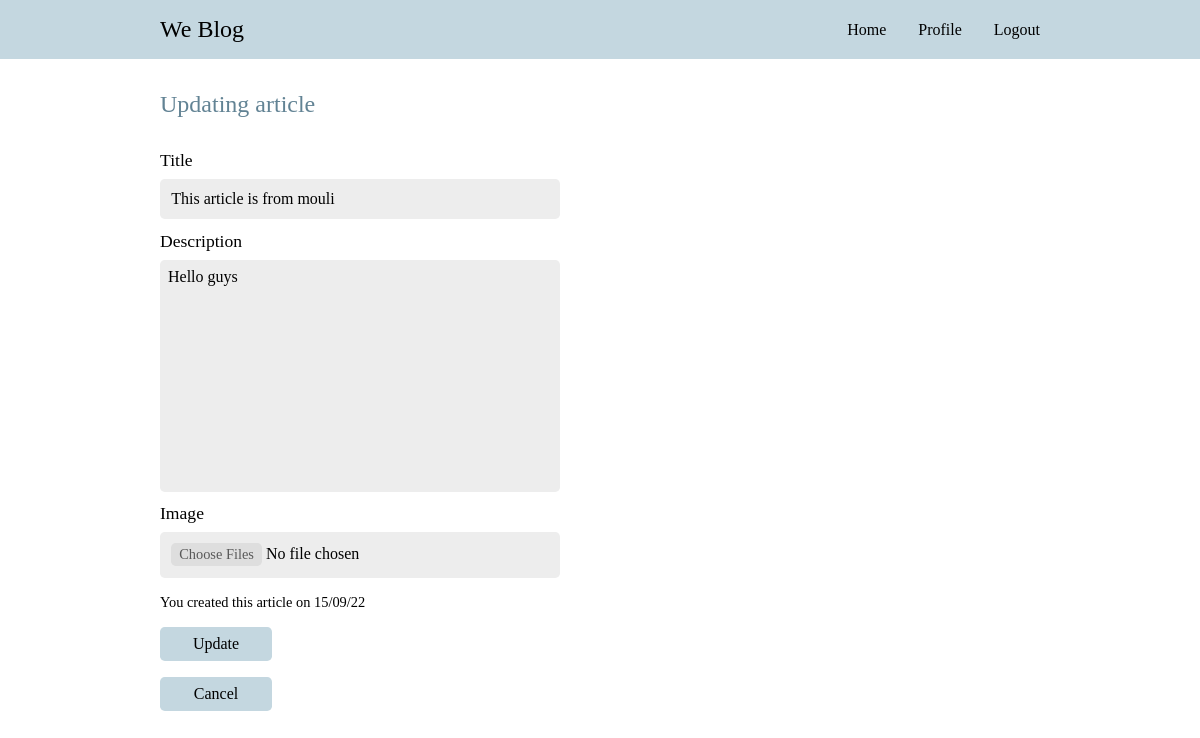
The page /Updatepost/1 on the database its author committed.
### blog/models.py (models this page shows, shortened)
class Article(models.Model):
    user = models.ForeignKey(User, on_delete=models.CASCADE, null=True)
    title=models.CharField(max_length=200)
    desc=models.TextField()
    date = models.DateTimeField(default=datetime.now)
    pic = models.ImageField(null = True, blank = True, upload_to='Articlepics/')

### blog/views.py (the view)
# urls.py: path('Updatepost/<int:Author_id>', views.Updatepost, name="Updatepost" ),
def Updatepost(request, Author_id):
    if (request.method=="POST"):
        lpic=Article.objects.get(id=Author_id).pic
        Article.objects.filter(id=Author_id).update(title=request.POST['Posttitle'], desc=request.POST['Postdes'])
        if(request.FILES.get('Pic')):
            Article.objects.filter(id=Author_id).update(pic=request.FILES.get('Pic'))
        return redirect('/Myarticles')
    article=Article.objects.filter(id=Author_id).values()
    return render(request, 'Updatearticle.html', {'articledata':article})

### Templates/Updatearticle.html (shortened to what this page needs)
{% load static %}
<!DOCTYPE html>
<html lang="en">
  <head>
    <link rel="stylesheet" href="{% static '/Css/Landingpage.css' %}" />
    <link rel="stylesheet" href="{% static '/Css/Home.css' %}" />
  </head>
  <body>
    <header>
      <a href="/"><span>We Blog</span></a>
      <ul>
        <a href="{% url 'Bloghome' %}">
          <li>Home</li>
        </a>
        <a href="{% url 'Profile' %}">
          <li>Profile</li>
        </a>
        <a href="{% url 'Logout' %}">
          <li>Logout</li>
        </a>
      </ul>
    </header>
    {% for i in articledata %}
    <div class="Main">
      <form
        class="updatearticle"
        action="{% url 'Updatepost' i.id%}"
        method="POST"
        enctype="multipart/form-data"
      >
        <h2>Updating article</h2>
        <label for="title">Title</label>
        <input
          type="text"
          id="title"
          required
          minlength="20"
          maxlength="100"
          name="Posttitle"
          placeholder="Should be between 10 to 30 words"
          value="{{i.title}}"
        />
        <label for="desc">Description</label>
        <textarea
          id="desc"
          required
          cols="60vw"
          name="Postdes"
          rows="12"
          maxlength="1000"
          placeholder="Maximum 1000 characters"
        >{{i.desc}}</textarea
        >
        <label for="Image">Image</label>
        <input type="file" name="Pic" multiple id="Image" />
        <p>You created this article on {{i.date | date:"j/m/y"}}</p>
        <button type="submit">Update</button>
        <a href="{% url 'Myarticles' %}"
          ><button type="button">Cancel</button></a
        >
      </form>
    </div>
    {% endfor %}
  </body>
</html>

### Static/Css/Landingpage.css (style rules this page uses)
:root { --radius: 0.3rem; --input: #ededed; --para-light: #595959; --para-dark: #000000; --ff: montserrat medium; --header-light: #242424; --horizantal-padding: 10rem; --primary-clr-800: #628394; --primary-clr-400: #c4d7e0; }
* { margin: 0; padding: 0; font-family: var(--ff); text-decoration: none; box-sizing: border-box; scroll-behavior: smooth; border-radius: var(--radius); }
::placeholder { color: #a7a7a7; }
header { display: flex; flex-wrap: wrap; border-radius: 0; max-height: 4rem; align-items: center; padding: 1rem var(--horizantal-padding); background-color: var(--primary-clr-400); }
header a { cursor: pointer; color: var(--para-dark); }
header span { font-size: 1.5rem; cursor: pointer; }
ul { gap: 2rem; display: flex; font-size: 1rem; list-style: none; margin-left: auto; place-items: center; }
form input { width: 30ch; border: none; outline: none; display: block; font-size: 1rem; padding: 0.7rem; margin: 0.7rem 0; border-radius: var(--radius); background-color: var(--input); }
form button { width: 30ch; border: none; margin-top: 0; font-size: 1rem; cursor: pointer; padding: 0.5rem 1rem; margin-bottom: 0.5rem; border-radius: var(--radius); background-color: var(--primary-clr-400); }
form label { font-size: 1.1rem; }
form p { font-size: 1rem; margin: 0.5rem 0; }

### Static/Css/Home.css (style rules this page uses)
header { border-radius: 0px; position: sticky; top: 0; }
.Main { margin: 0 var(--horizantal-padding); }
.createarticle input, textarea { width: 50ch; resize: none; border: none; outline: none; display: block; font-size: 1rem; padding: 0.5rem; margin: 0.5rem 0; background-color: white; }
.updatearticle label { display: block; margin: 0rem 0; margin-top: 0.7rem; }
.updatearticle input { resize: none; width: 50ch; border: none; display: block; font-size: 1rem; padding: 0.7rem; margin: 0.5rem 0; }
.updatearticle h2 { font-weight: 100; color: var(--primary-clr-800); margin: 2rem 0; }
.updatearticle textarea { padding: 0.5rem; background-color: var(--input); margin: 0.5rem 0; }
.updatearticle button { display: block; justify-content: flex-start; width: 7rem; margin: 1rem 0; }
.updatearticle p { font-size: 0.9rem; margin: 1rem 0; }

### rows shown on the page
Article: Posttitle "This article is from mouli", Postdes "Hello guys", date "15/09/22"
